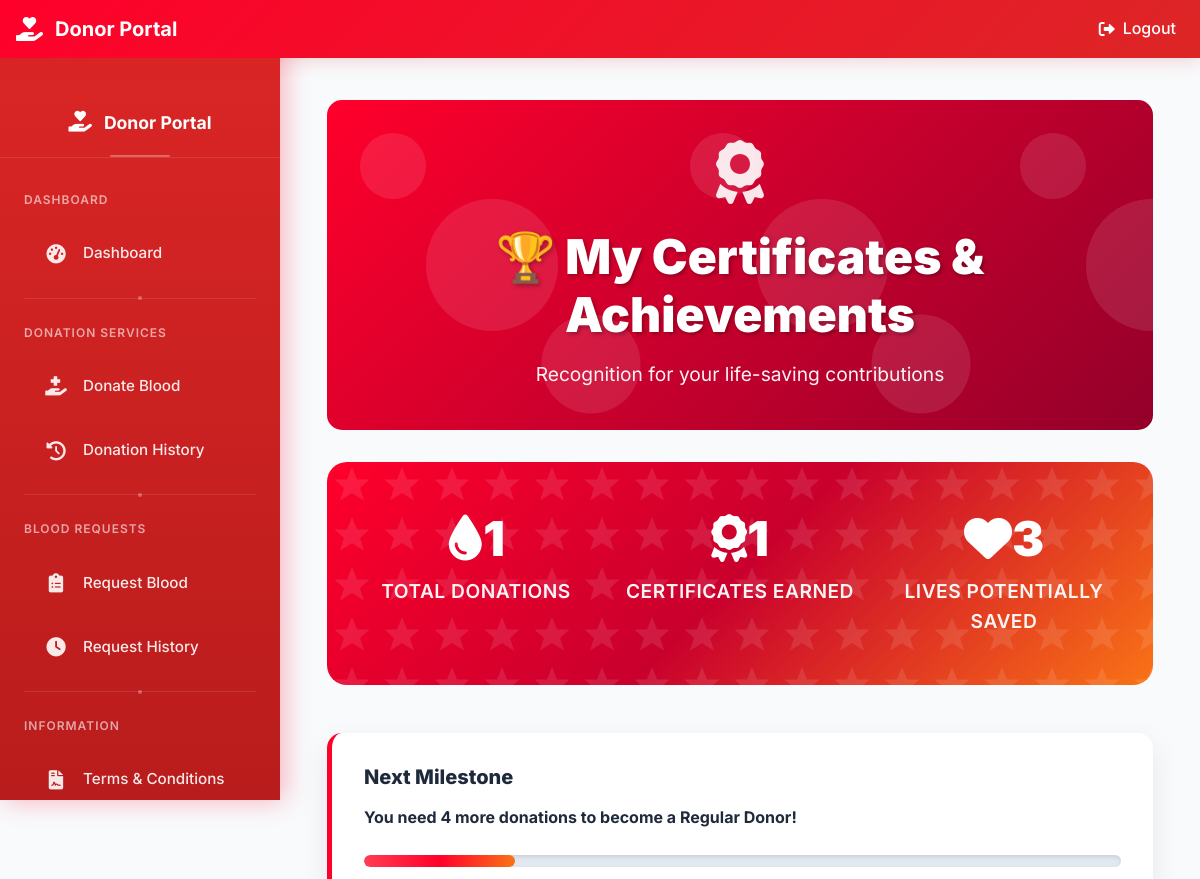
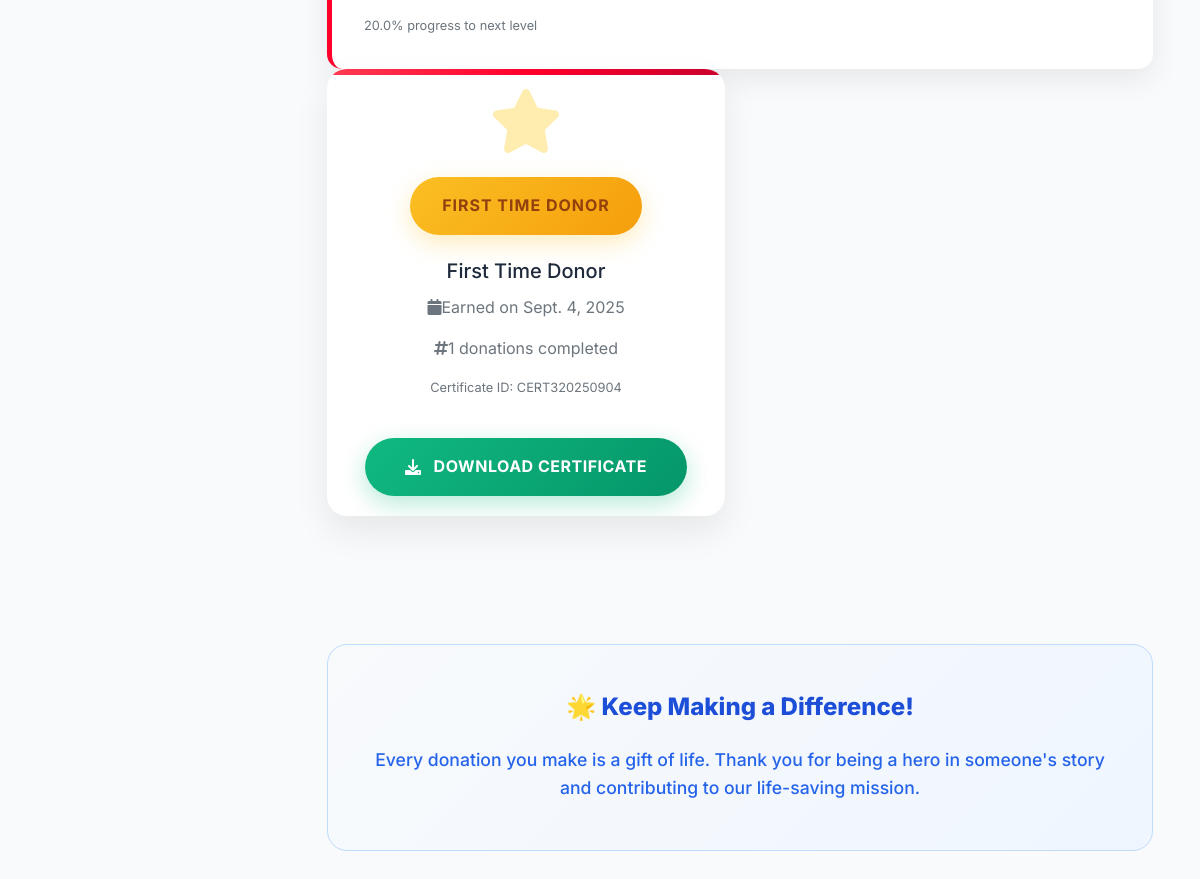
Page /donor/certificates (signed in) on the committed database (2 pictures, top to bottom).
### blood/models.py (models this page shows, shortened)
class Certificate(models.Model):
    CERTIFICATE_TYPES = [
        ('FIRST_DONATION', 'First Time Donor'),
        ('REGULAR_DONOR', 'Regular Donor (5+ donations)'),
        ('HERO_DONOR', 'Hero Donor (10+ donations)'),
        ('LIFE_SAVER', 'Life Saver (20+ donations)'),
        ('BLOOD_CHAMPION', 'Blood Champion (50+ donations)'),
    ]
    donor = models.ForeignKey(dmodels.Donor, on_delete=models.CASCADE)
    certificate_type = models.CharField(max_length=20, choices=CERTIFICATE_TYPES)
    issued_date = models.DateField(auto_now_add=True)
    donation_count = models.PositiveIntegerField()
    certificate_id = models.CharField(max_length=20, unique=True)

### blood/views.py (the view, shortened to what this page needs)
# urls.py: path('certificates', blood_views.donor_certificates_view, name='donor-certificates'),
@login_required
def donor_certificates_view(request):
    if not is_donor(request.user):
        return redirect('/')
    try:
        donor = dmodels.Donor.objects.get(user_id=request.user.id)
        certificates = models.Certificate.objects.filter(donor=donor).order_by('-issued_date')
        donation_count = dmodels.BloodDonate.objects.filter(
            donor=donor, status='Approved'
        ).count()
        next_milestone_info = None
        progress_percentage = 0
        if donation_count < 5:
            remaining = 5 - donation_count
            next_milestone_info = f"You need {remaining} more donations to become a Regular Donor!"
            progress_percentage = (donation_count / 5) * 100
        elif donation_count < 10:
            remaining = 10 - donation_count
            next_milestone_info = f"You need {remaining} more donations to become a Hero Donor!"
            progress_percentage = ((donation_count - 5) / 5) * 100
        elif donation_count < 20:
            remaining = 20 - donation_count
            next_milestone_info = f"You need {remaining} more donations to become a Life Saver!"
            progress_percentage = ((donation_count - 10) / 10) * 100
        elif donation_count < 50:
            remaining = 50 - donation_count
            next_milestone_info = f"You need {remaining} more donations to become a Blood Champion!"
            progress_percentage = ((donation_count - 20) / 30) * 100
        lives_saved = donation_count * 3
        potential_certificates = []
        if donation_count >= 1 and not certificates.filter(certificate_type='FIRST_DONATION').exists():
            potential_certificates.append('First Donation')
        if donation_count >= 5 and not certificates.filter(certificate_type='REGULAR_DONOR').exists():
            potential_certificates.append('Regular Donor')
        if donation_count >= 10 and not certificates.filter(certificate_type='HERO_DONOR').exists():
            potential_certificates.append('Hero Donor')
        if donation_count >= 20 and not certificates.filter(certificate_type='LIFE_SAVER').exists():
            potential_certificates.append('Life Saver')
        if donation_count >= 50 and not certificates.filter(certificate_type='BLOOD_CHAMPION').exists():
            potential_certificates.append('Blood Champion')
        context = {
            'certificates': certificates,
            'donation_count': donation_count,
            'lives_saved': lives_saved,
            'next_milestone_info': next_milestone_info,
            'progress_percentage': progress_percentage,
            'donor': donor,
            'potential_certificates': potential_certificates,
        }
        return render(request, 'donor/certificates.html', context)
    except dmodels.Donor.DoesNotExist:
        messages.error(request, 'Donor profile not found.')
        return redirect('/')

### blood/views.py (called while the page is built)
def is_donor(user):
    return user.groups.filter(name='DONOR').exists()

### templates/donor/certificates.html (shortened to what this page needs)
{% extends 'donor/donorbase.html' %}
{% block content %}
{% load static %}
<div class="container-fluid">
    <div class="row">
        <div class="col-12">
            <div class="certificate-header" style="border-radius: 15px; margin-bottom: 2rem;">
                <i class="fas fa-award certificate-icon"></i>
                <h2>🏆 My Certificates & Achievements</h2>
                <p class="mb-0">Recognition for your life-saving contributions</p>
            </div>
            <div class="stats-card">
                <div class="row">
                    <div class="col-md-4 text-center">
                        <h3><i class="fas fa-tint me-2"></i>{{donation_count}}</h3>
                        <p>Total Donations</p>
                    </div>
                    <div class="col-md-4 text-center">
                        <h3><i class="fas fa-award me-2"></i>{{certificates.count}}</h3>
                        <p>Certificates Earned</p>
                    </div>
                    <div class="col-md-4 text-center">
                        <h3><i class="fas fa-heart me-2"></i>{{lives_saved}}</h3>
                        <p>Lives Potentially Saved</p>
                    </div>
                </div>
            </div>
            {% if donation_count < 50 and next_milestone_info %}
            <div class="next-milestone">
                <h5>Next Milestone</h5>
                <p><strong>{{next_milestone_info}}</strong></p>
                <div class="progress-bar-custom">
                    <div class="progress-fill" style="width: {{progress_percentage}}%"></div>
                </div>
                <small class="text-muted">{{progress_percentage|floatformat:1}}% progress to next level</small>
            </div>
            {% endif %}
            {% if certificates %}
                <div class="row">
                    {% for certificate in certificates %}
                    <div class="col-lg-6 col-md-12 mb-4">
                        <div class="certificate-card">
                            <div class="card-body text-center">
                                {% if certificate.certificate_type == 'FIRST_DONATION' %}
                                    <i class="fas fa-star certificate-icon" style="color: #ffeaa7;"></i>
                                    <span class="badge-level badge-first">First Time Donor</span>
                                {% elif certificate.certificate_type == 'REGULAR_DONOR' %}
                                    <i class="fas fa-medal certificate-icon" style="color: #74b9ff;"></i>
                                    <span class="badge-level badge-regular">Regular Donor</span>
                                {% elif certificate.certificate_type == 'HERO_DONOR' %}
                                    <i class="fas fa-trophy certificate-icon" style="color: #fd79a8;"></i>
                                    <span class="badge-level badge-hero">Hero Donor</span>
                                {% elif certificate.certificate_type == 'LIFE_SAVER' %}
                                    <i class="fas fa-heart certificate-icon" style="color: #00b894;"></i>
                                    <span class="badge-level badge-lifesaver">Life Saver</span>
                                {% elif certificate.certificate_type == 'BLOOD_CHAMPION' %}
                                    <i class="fas fa-crown certificate-icon" style="color: #e17055;"></i>
                                    <span class="badge-level badge-champion">Blood Champion</span>
                                {% endif %}
                                <h5 class="card-title">{{certificate.get_certificate_type_display}}</h5>
                                <p class="text-muted">
                                    <i class="fas fa-calendar me-2"></i>Earned on {{certificate.issued_date}}
                                </p>
                                <p class="text-muted">
                                    <i class="fas fa-hashtag me-2"></i>{{certificate.donation_count}} donations completed
                                </p>
                                <p class="small text-muted">Certificate ID: {{certificate.certificate_id}}</p>
                                <a href="{% url 'download-certificate' certificate.certificate_id %}" class="download-btn">
                                    <i class="fas fa-download me-2"></i>Download Certificate
                                </a>
                            </div>
                        </div>
                    </div>
                    {% endfor %}
                </div>
            {% endif %}
            <div class="motivational-message">
                <h5>🌟 Keep Making a Difference!</h5>
                <p>
                    Every donation you make is a gift of life. Thank you for being a hero in someone's story and contributing to our life-saving mission.
                </p>
            </div>
        </div>
    </div>
</div>
{% endblock content %}

### static/css/modern.css (style rules this page uses)
:root { --primary-100: #FFF2F2; --primary-200: #FFB6B6; --primary-300: #FF7980; --primary-400: #FF3D52; --primary-500: #FF002B; --primary-600: #C9002D; --primary-700: #93002A; --primary-800: #5C0020; --primary-900: #26000F; --primary-red: var(--primary-500); --secondary-red: var(--primary-400); --light-red: var(--primary-100); --dark-red: var(--primary-700); --pure-white: #ffffff; --light-gray: #f8fafc; --medium-gray: #64748b; --dark-gray: #1e293b; --shadow: 0 10px 25px rgba(0, 0, 0, 0.1); --shadow-lg: 0 20px 40px rgba(0, 0, 0, 0.1); }
* { margin: 0; padding: 0; box-sizing: border-box; }
body { font-family: 'Inter', 'Segoe UI', Tahoma, Geneva, Verdana, sans-serif; line-height: 1.6; color: var(--dark-gray); background-color: var(--pure-white); }

### templates/donor/donorbase.html (style rules this page uses)
.donor-body { background: var(--bg-secondary, linear-gradient(135deg, #fef2f2 0%, #f8fafc 100%)); font-family: 'Inter', sans-serif; transition: background-color 0.3s ease; }
[data-theme="light"] { --bg-primary: #ffffff; --bg-secondary: #f8fafc; --bg-tertiary: #e2e8f0; --text-primary: #1e293b; --text-secondary: #475569; --text-muted: #64748b; --border-color: #e2e8f0; --card-bg: #ffffff; --shadow-dark: 0 10px 25px rgba(0, 0, 0, 0.1); --sidebar-bg: linear-gradient(180deg, #dc2626 0%, #b91c1c 100%); }

### rows in the picture
Certificate: shows "FIRST TIME DONOR", certificate_type "First Time Donor", issued_date "Sept. 4, 2025", donation_count "1", certificate_id "CERT320250904"

### other values in the picture
{{ donation_count }} "1"
{{ certificates.count }} "1"
{{ lives_saved }} "3"
{{ next_milestone_info }} "You need 4 more donations to become a Regular Donor!"
{{ progress_percentage|floatformat:1 }} "20.0"
